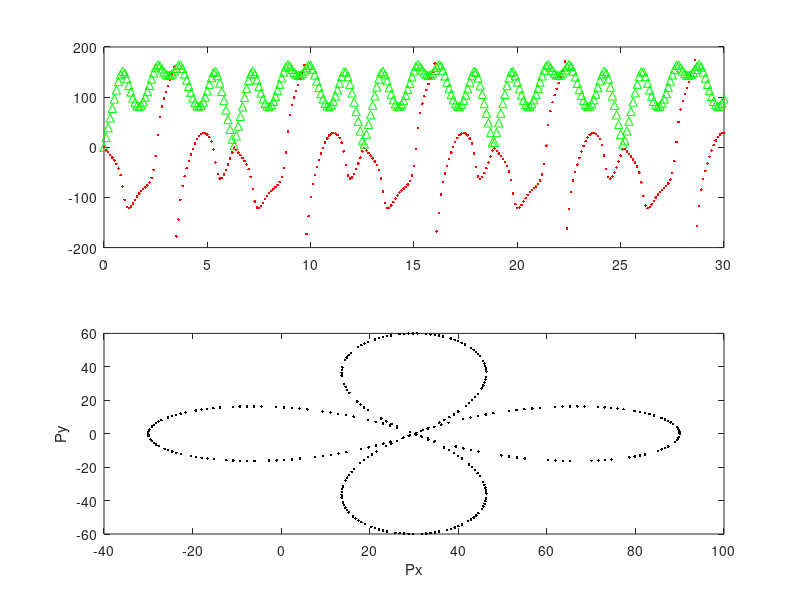

MATLAB code for this plot:

l1 = 50; l2 = 40;
for t = 0:0.1:30
    X = cos(2*t)*cos(t)*60+30; 
    Y = cos(2*t)*sin(t)*60 ;
    
    c2 = (X^2 + Y^2 -l1^2 - l2^2)/(2*l1*l2);
    s2 = sqrt(abs(1 - c2^2));
    
    t2 = atan2(s2,c2);
    
    c1 = (X*(l1 + l2*c2) + Y*l2*s2)/((l1+l2*c2)^2+(l2*s2)^2);
    s1 = (Y*(l1 + l2*c2) - X*l2*s2)/((l1+l2*c2)^2+(l2*s2)^2);
    
    t1 = atan2(s1,c1);
    
    Px = l1*cos(t1) + l2*cos(t1 + t2);
    Py = l1*sin(t1) + l2*sin(t1 + t2);
    
    subplot(2,1,1);
    plot(t,t1*180/pi,'r.',t,t2*180/pi,'g^');    
    hold on
    subplot(2,1,2);
    plot(Px,Py,'k.');xlabel('Px');ylabel('Py');
    hold on
    
    
end
    
    
    